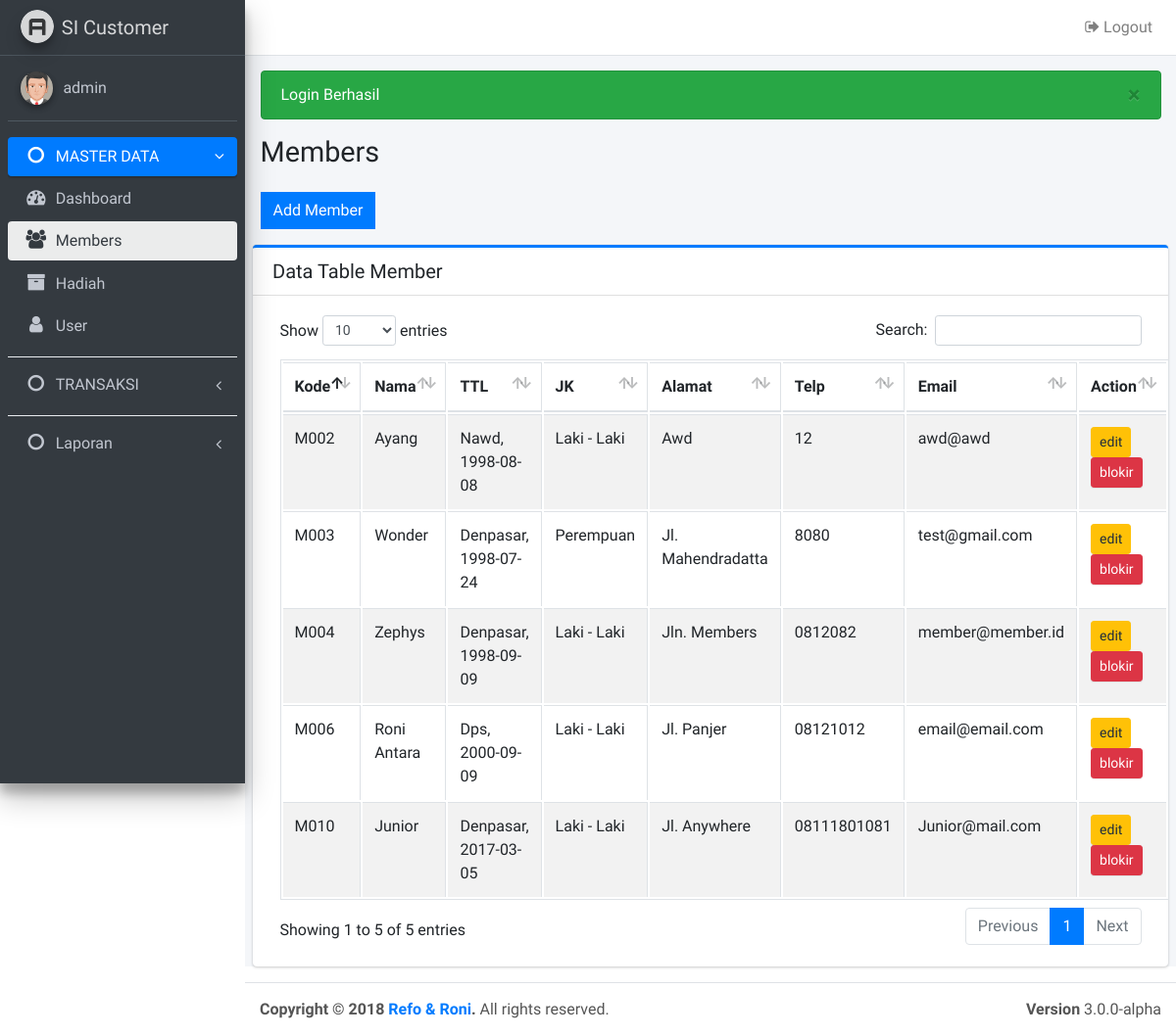
Page /members.php (signed in) on the earlier database version.
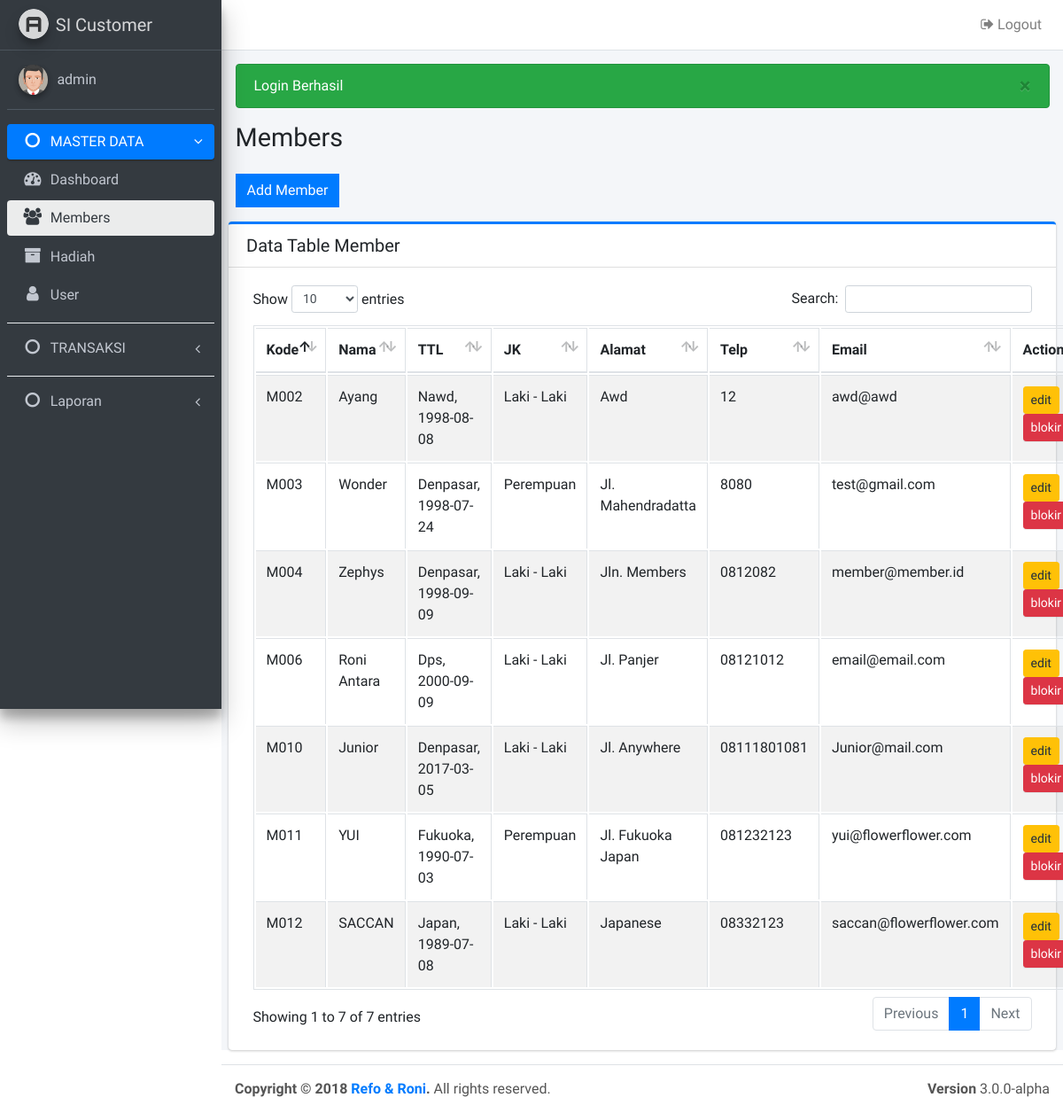
Same page on the later database version.
### tables this page shows
CREATE TABLE `member` (
  `kd_member` varchar(10) NOT NULL,
  `nama_lengkap` varchar(40) NOT NULL,
  `tempat_lhr` varchar(30) NOT NULL,
  `tgl_lhr` date NOT NULL,
  `jk` enum('l','p') NOT NULL,
  `alamat` varchar(100) NOT NULL,
  `no_telp` varchar(15) NOT NULL,
  `email` varchar(60) NOT NULL,
  `created` date NOT NULL,
  `stat` int(1) NOT NULL DEFAULT '1'
);

### members.php (the view, shortened to what this page needs)
<?php
include "config/koneksi.php";
$title = 'Members';
$user = $_SESSION['username'];
require_once 'layout/header.php';
require_once 'layout/navbar.php';
require_once 'layout/sidebar.php';
?>
    <section class="content">
      	<div class="col-md-12">
	      	<a data-toggle="collapse" href="#collapseMember" class="btn btn-flat btn-primary"><?= (!isset($_GET['kd']) ? 'Add Member' : 'Edit Member') ?></a>
      	</div>
    </section>
    <section class="content">
    	 <div class="card card-primary card-outline">
            <div class="card-header">
              <h3 class="card-title">Data Table Member</h3>
            </div>
            <div class="card-body">
              <table id="example1" class="table table-bordered table-striped">
                <thead>
	                <tr>
	                  <th>Kode</th>
	                  <th>Nama </th>
	                  <th>TTL</th>
	                  <th>JK</th>
	                  <th>Alamat</th>
	                  <th>Telp</th>
	                  <th>Email</th>
	                  <th>Action</th>
	                </tr>
                </thead>
                <tbody>
                	<?php $sql = $db->query("SELECT * FROM member WHERE stat = 1");
                	foreach($sql as $row){ ?>
	                <tr>
	                  <td><?= $row['kd_member'] ?></td>
	                  <td><?= ucwords($row['nama_lengkap']) ?></td>
	                  <td><?= ucwords($row['tempat_lhr']).", ".$row['tgl_lhr'] ?></td>
	                  <td><?= ($row['jk']== 'l' ? 'Laki - Laki' : 'Perempuan') ?></td>
	                  <td><?= ucwords($row['alamat']) ?></td>
	                  <td><?= strtoupper($row['no_telp']) ?></td>
	                  <td><?= $row['email'] ?></td>
	                  <td>
	                  	<a href="members.php?kd=<?= $row['kd_member'] ?>" class="btn btn-warning btn-sm">
	                  		edit
	                  	</a>
					  	<a href="proses/delete.php?to=members&kd=<?= $row['kd_member'] ?>" class="btn btn-danger btn-sm" onclick="return confirm('Yakin akan memblokir member?')">
					  		blokir
					  	</a>
	                  </td>
	                </tr>
	            	<?php } ?>
              </table>
            </div>
          </div>
    </section>
<?php require_once('layout/footer.php') ?>

### layout/header.php (shortened to what this page needs)
<!DOCTYPE html>
<html>
<head>
  <link rel="stylesheet" href="https://maxcdn.bootstrapcdn.com/font-awesome/4.4.0/css/font-awesome.min.css">
  <link rel="stylesheet" href="https://code.ionicframework.com/ionicons/2.0.1/css/ionicons.min.css">
  <link rel="stylesheet" href="<?= base_url('assets/dist/css/adminlte.min.css') ?>">
  <link rel="stylesheet" href="<?= base_url() ?>assets/plugins/iCheck/all.css">
  <link rel="stylesheet" href="<?= base_url() ?>assets/plugins/datatables/dataTables.bootstrap4.css">
  <link rel="stylesheet" href="//code.jquery.com/ui/1.12.1/themes/base/jquery-ui.css">
</head>

### layout/navbar.php
<body class="hold-transition sidebar-mini">
<div class="wrapper">
  <nav class="main-header navbar navbar-expand bg-white navbar-light border-bottom">
    <ul class="navbar-nav ml-auto">
      <li class="nav-item dropdown">
        <a class="nav-link" href="<?= base_url('proses/logout.php') ?>">
          <i class="fa fa-sign-out"></i> Logout
        </a>
      </li>
    </ul>
  </nav>

### layout/sidebar.php (shortened to what this page needs)
<aside class="main-sidebar sidebar-dark-primary elevation-4">
  <a href="assets/index3.html" class="brand-link">
    <img src="<?= base_url(); ?>assets/dist/img/AdminLTELogo.png"
         alt="AdminLTE Logo"
         class="brand-image img-circle elevation-3"
         style="opacity: .8">
    <span class="brand-text font-weight-light">SI Customer</span>
  </a>
  <div class="sidebar">
    <div class="user-panel mt-3 pb-3 mb-3 d-flex">
      <div class="image">
        <img src="<?= base_url()?>assets/dist/img/avatar5.png" class="img-circle elevation-2" alt="User Image">
      </div>
      <div class="info">
        <a href="#" class="d-block"><?= $user ?></a>
      </div>
    </div>
    <nav class="mt-2">
      <ul class="nav nav-pills nav-sidebar flex-column" data-widget="treeview" role="menu" data-accordion="false">
        <li class="nav-item has-treeview menu-<?= ($title=='Dashboard' || $title=='Members' || $title=='Users' || $title=='Hadiah') ? 'open' : '' ?>">
          <a href="#" class="nav-link <?= ($title=='Dashboard' || $title=='Members' || $title=='Users' || $title=='Hadiah') ? 'active' : '' ?>">
            <i class="nav-icon fa fa-circle-o"></i>
            <p>
              MASTER DATA
              <i class="right fa fa-angle-left"></i>
            </p>
          </a>
          <ul class="nav nav-treeview">
            <li class="nav-item">
              <a href="<?= base_url('dashboard.php') ?>" class="nav-link <?= ($title=='Dashboard') ? 'active' : '' ?>">
                <i class="fa fa-dashboard nav-icon"></i>
                <p>Dashboard</p>
              </a>
            </li>
            <li class="nav-item">
              <a href="<?= base_url('members.php') ?>" class="nav-link <?= ($title=='Members') ? 'active' : '' ?>">
                <i class="fa fa-users nav-icon"></i>
                <p>Members</p>
              </a>
            </li>
            <li class="nav-item">
              <a href="<?= base_url('hadiah.php') ?>" class="nav-link <?= ($title=='Hadiah') ? 'active' : '' ?>">
                <i class="fa fa-archive nav-icon"></i>
                <p>Hadiah</p>
              </a>
            </li>
            <?php if($_SESSION['level'] == 'admin'){ ?>
            <li class="nav-item">
              <a href="users.php" class="nav-link <?= ($title=='Users') ? 'active' : '' ?>">
                <i class="fa fa-user nav-icon"></i>
                <p>User</p>
              </a>
            </li>
            <?php } ?>
          </ul>
        </li>
        <div class="dropdown-divider"></div>
        <li class="nav-item has-treeview menu-<?= ($title=='Points' || $title=='Blocked' || $title=='Penukaran') ? 'open' : '' ?>">
          <a href="#" class="nav-link <?= ($title=='Points' || $title=='Blocked' || $title=='Penukaran') ? 'active' : '' ?>">
            <i class="nav-icon fa fa-circle-o"></i>
            <p>
              TRANSAKSI
              <i class="right fa fa-angle-left"></i>
            </p>
          </a>
        </li>
        <div class="dropdown-divider"></div>
        <li class="nav-item has-treeview menu-<?= ($title=='Laporan Points' || $title=='Laporan Members' ||
        $title=='History' || $title=='Laporan Penukaran' ) ? 'open' : '' ?>">
          <a href="" class="nav-link <?= ($title=='Laporan Points' || $title=='Laporan Members' || $title=='History' || $title=='Laporan Penukaran') ? 'active' : '' ?>">
            <i class="nav-icon fa fa-circle-o"></i>
            <p>
              Laporan
              <i class="right fa fa-angle-left"></i>
            </p>
          </a>
        </li>
      </ul>
    </nav>
  </div>
</aside>
<div class="content-wrapper">
  <section class="content-header">
    <div class="container-fluid">
      <?= msghandling(); ?>
      <div class="row mb-2">
        <div class="col-sm-6">
          <h1><?= $title ?></h1>
        </div>
      </div>
    </div>
  </section>

### config/koneksi.php (shortened to what this page needs)
<?php
function base_url($url = null){
	if(empty($url)){
		return BASE_URL;
	} else {
		return BASE_URL."$url";
	}
}
function msghandling($arr = array("danger", "success", "warning")){
	foreach($arr as $r){
		if(isset($_SESSION[$r])){
			echo "<div class='alert alert-$r'>$_SESSION[$r] <button type='button' class='close' data-dismiss='alert' aria-hidden='true'>&times;</button> </div>";
		}
	}
}
 ?>

### layout/footer.php (shortened to what this page needs)
 </div>
  <footer class="main-footer">
    <div class="float-right d-none d-sm-block">
      <b>Version</b> 3.0.0-alpha
    </div>
    <strong>Copyright &copy; 2018 <a href="http://adminlte.io">Refo & Roni</a>.</strong> All rights
    reserved.
  </footer>
</div>
</body>
</html>

Differences in the rows shown:
added member: kd_member "M011", nama_lengkap "YUI", tempat_lhr "Fukuoka", tgl_lhr "1990-07-03", jk "Perempuan", alamat "Jl. Fukuoka Japan", no_telp "081232123", email "yui@flowerflower.com"
added member: kd_member "M012", nama_lengkap "SACCAN", tempat_lhr "Japan", tgl_lhr "1989-07-08", jk "Laki - Laki", alamat "Japanese", no_telp "08332123", email "saccan@flowerflower.com"
Other differences:
text written by a page script: "Show entries Search: Showing 1 to 5 of 5 entries Previous 1 Next" → "Show entries Search: Showing 1 to 7 of 7 entries Previous 1 Next"
